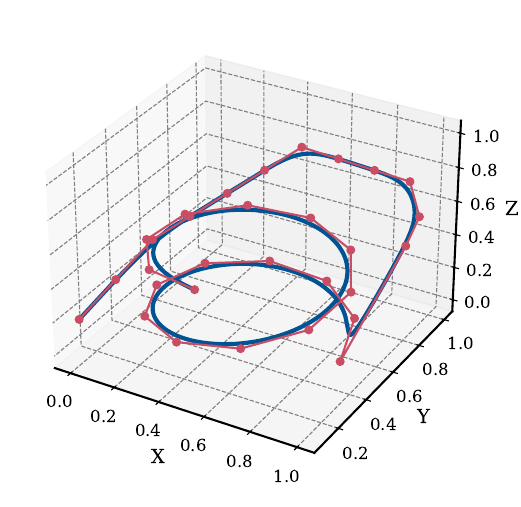

The script that saved this image:
import numpy as np
import matplotlib.pyplot as plt
from scipy.interpolate import BSpline

# Degree=5的knots和控制点
knots = [0,0,0,0,0, 
         0.0385,0.0769,0.1154,0.1538,0.1923,0.2308,0.2692,0.3077,0.3462,0.3846,
         0.4231,0.4615,0.5,0.5385,0.5769,0.6154,0.6538,0.6923,0.7308,0.7692,
         0.8077,0.8462,0.8846,0.9231,0.9615,
         1,1,1,1,1]  # 尾部节点 (p+1)

control_points = [
    [0.000000, 0.100000, 0.200000, 1.000000],
    [0.100000, 0.200000, 0.400000, 1.000000],
    [0.200000, 0.300000, 0.600000, 1.000000],
    [0.300000, 0.400000, 0.700000, 1.000000],
    [0.400000, 0.500000, 0.800000, 1.000000],
    [0.500000, 0.600000, 0.900000, 1.000000],
    [0.600000, 0.700000, 1.000000, 1.000000],
    [0.700000, 0.800000, 0.900000, 1.000000],
    [0.800000, 0.900000, 0.800000, 1.000000],
    [0.900000, 1.000000, 0.700000, 1.000000],
    [1.000000, 0.900000, 0.600000, 1.000000],
    [1.000000, 0.800000, 0.500000, 1.000000],
    [0.900000, 0.500000, 0.000000, 1.000000],
    [0.818437, 0.742070, 0.034483, 1.000000],
    [0.607011, 0.885420, 0.068966, 1.000000],
    [0.351945, 0.871591, 0.103448, 1.000000],
    [0.157257, 0.706222, 0.137931, 1.000000],
    [0.102345, 0.456752, 0.172414, 1.000000],
    [0.209602, 0.224920, 0.206897, 1.000000],
    [0.435287, 0.105269, 0.241379, 1.000000],
    [0.687363, 0.146595, 0.275862, 1.000000],
    [0.863030, 0.332044, 0.310345, 1.000000],
    [0.890648, 0.585988, 0.344828, 1.000000],
    [0.758955, 0.804865, 0.379310, 1.000000],
    [0.521656, 0.899413, 0.413793, 1.000000],
    [0.275525, 0.831076, 0.448276, 1.000000],
    [0.120939, 0.627721, 0.482759, 1.000000],
    [0.120939, 0.372279, 0.517241, 1.000000],
    [0.275525, 0.168924, 0.551724, 1.000000],
    [0.521656, 0.100587, 0.586207, 1.000000],
]

# Degree 5 B-Spline曲线
degree = 4
spl = BSpline(knots, control_points, degree)

# 在[0, 1]区间内生成100个样本点
x_vals = np.linspace(0, 1, 1000)
y_vals = spl(x_vals)

# 设置matplotlib风格为类似MATLAB的外观
# plt.style.use('fivethirtyeight')  # 使用 Matplotlib 自带的 ggplot 风格
plt.rcParams.update({
    'axes.linewidth': 1.5,           # 设置坐标轴线宽
    'axes.grid': True,               # 显示网格
    'grid.linestyle': '--',          # 网格线为虚线
    'grid.color': 'gray',            # 网格线颜色
    'axes.titlesize': 16,            # 标题字体大小
    'axes.labelsize': 14,            # 坐标轴标签字体大小
    'xtick.labelsize': 12,           # x轴刻度字体大小
    'ytick.labelsize': 12,           # y轴刻度字体大小
    'figure.figsize': (8, 6),        # 图像大小
    'font.family': 'serif',          # 字体样式
})

# 绘制 3D B-Spline 曲线
fig = plt.figure()
ax = fig.add_subplot(111, projection='3d')

# 绘制 B-Spline 曲线
# ax.plot3D(y_vals[:, 0], y_vals[:, 1], y_vals[:, 2], label="B-Spline Degree=4", color='b', linewidth=2)
# ax.plot3D(y_vals[:, 0], y_vals[:, 1], y_vals[:, 2], label="B-Spline Degree=4", color=(6/255, 157/255, 255/255), linewidth=3)
# ax.plot3D(y_vals[:, 0], y_vals[:, 1], y_vals[:, 2], label="B-Spline Degree=4", color=(232/255, 210/255, 179/255), linewidth=3)
ax.plot3D(y_vals[:, 0], y_vals[:, 1], y_vals[:, 2], label="B-Spline Curve", color=(1/255, 84/255, 147/255), linewidth=3)
# 绘制控制点
# ax.scatter([p[0] for p in control_points], [p[1] for p in control_points], [p[2] for p in control_points], color='r', s=50, label="Control Points")
# ax.scatter([p[0] for p in control_points], [p[1] for p in control_points], [p[2] for p in control_points], color=(128/255, 128/255, 128/255), s=30, label="Control Points")
# ax.scatter([p[0] for p in control_points], [p[1] for p in control_points], [p[2] for p in control_points], color=(189/255, 154/255, 173/255), s=30, label="Control Points")
ax.scatter([p[0] for p in control_points], [p[1] for p in control_points], [p[2] for p in control_points], color=(201/255, 78/255, 101/255), s=30, label="Control Points",alpha=1)

# 绘制控制多边形
control_polygon_x = [p[0] for p in control_points]
control_polygon_y = [p[1] for p in control_points]
control_polygon_z = [p[2] for p in control_points]
# ax.plot3D(control_polygon_x, control_polygon_y, control_polygon_z, color='r', linestyle='--', linewidth=1.5, label="Control Polygon")
# ax.plot3D(control_polygon_x, control_polygon_y, control_polygon_z, color=(164/255, 224/255, 72/255), linestyle='-', linewidth=1.5, label="Control Polygon")
# ax.plot3D(control_polygon_x, control_polygon_y, control_polygon_z, color=(145/255, 147/255, 180/255), linestyle='-', linewidth=1.5, label="Control Polygon")
ax.plot3D(control_polygon_x, control_polygon_y, control_polygon_z, color=(201/255, 78/255, 101/255), linestyle='-', linewidth=1.5, label="Control Polygon")

# 设置标题和轴标签
ax.set_xlabel('X')
ax.set_ylabel('Y')
ax.set_zlabel('Z')

# # 设置标题字体大小
# ax.set_title("B-Spline Degree=4 in 3D", fontsize=16)

# 显示图例
# ax.legend(fontsize=20)

# 显示图形
plt.show()

# 保存为PNG图片
plt.savefig('hard_3D_4degree.pdf', bbox_inches='tight',pad_inches=0.2)
